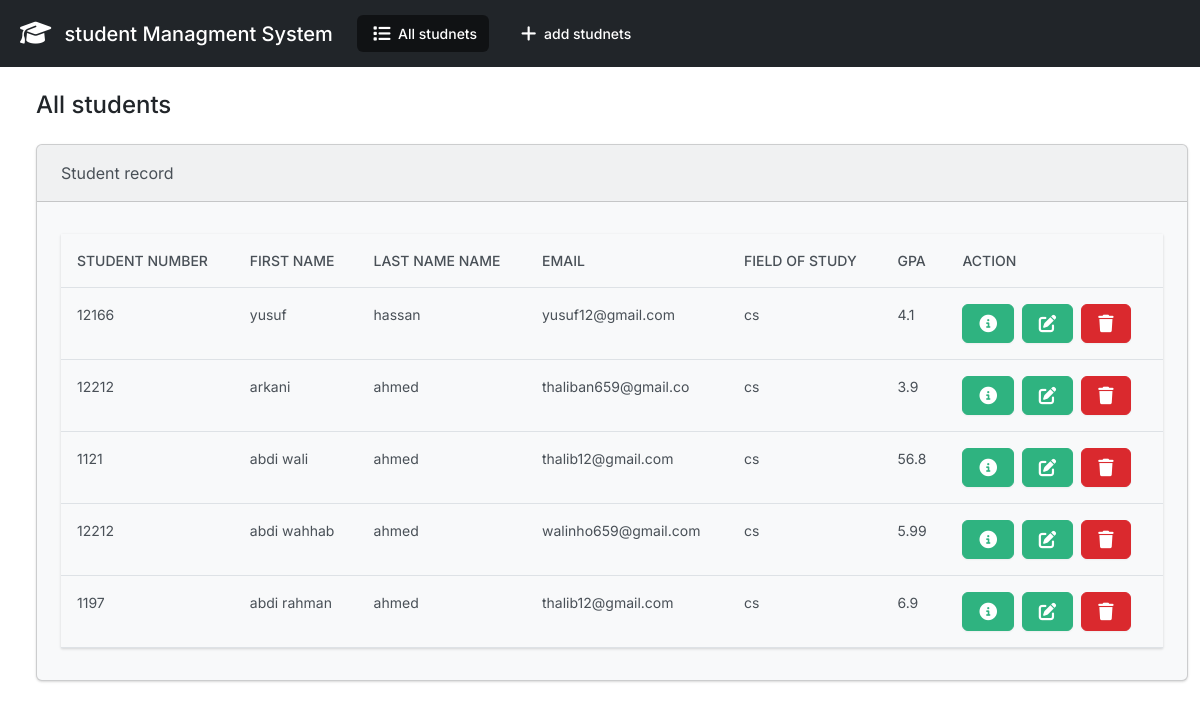
The page / on the database its author committed.
### stud/models.py (models this page shows, shortened)
class Students(models.Model):
    studentNumber = models.CharField(max_length=100)
    first_name = models.CharField(max_length=100)
    last_name = models.CharField(max_length=100)
    email = models.EmailField(max_length=100)
    field_of_study = models.CharField(max_length=100)
    gpa = models.FloatField()

### stud/views.py (the view)
# urls.py: path('' , views.index , name='index'),
def index(request):
    students = Students.objects.all()
    return render(request, 'students/index.html' , {'students': students})

### stud/templates/students/index.html (shortened to what this page needs)
{% extends 'students/base.html' %}
{% block body %}
<h4 class="m-4">All students</h4>
      <div class="row">
       <div class="col-12">
        {% if students  %}
          <div class="card bg-light ms-4 ma-3 mb-3">
            <div class="card-header">Student record</div>
            <div class="card-body">
              <p class="card-text">
                 <div class="table-response">
                  <table class="table table-hover">
                    <thead>
                      <tr>
                        <th scope="col">student number </th>
                        <th scope="col">first name</th>
                        <th scope="col">last name name</th>
                        <th scope="col">email</th>
                        <th scope="col">field of study</th>
                        <th scope="col">Gpa</th>
                        <th scope="col">action</th>
                      </tr>
                    </thead>
                    <tbody>
                      {% for student in students %}
                      <tr>
                        <td>{{student.studentNumber}}</td>
                        <td>{{student.first_name}}</td>
                        <td>{{student.last_name}}</td>
                        <td>{{student.email}}</td>
                        <td>{{student.field_of_study}}</td>
                        <td>{{student.gpa}}</td>
                        <td>
                          <button type="button" class="btn btn-success me-1" href="{% url 'view_stud' student.id %}"
                            data-bs-toggle="modal" data-bs-target="#myModel{{student.id}}">
                          </button>
                        <a  class="btn btn-success me-1" href="{% url 'edit' student.id %}">
                          </a>
                          <button type="button" class="btn btn-danger me-1" href="{% url 'delete' student.id %}"
                            data-bs-toggle="modal" data-bs-target="#delete{{student.id}}">
                          </button>
                        </td>
                      </tr>
                      {% endfor %}
                    </tbody>
                  </table>
                 </div>
              </p>
            </div>
          </div>
        {% else %}
        <h4 class="alert alert-primary-ms-4 ma-4">no studnets record</h4>
        {% endif %}
        </div>
      </div>
{% endblock body %}

### stud/templates/students/base.html (shortened to what this page needs)
{% load static %}
<!DOCTYPE html>
<html lang="en">
  <head>
    <link
      rel="stylesheet"
      href="https://cdnjs.cloudflare.com/ajax/libs/font-awesome/6.2.1/css/all.min.css"
    />
    <link
      href="https://cdn.jsdelivr.net/npm/bootstrap@5.3.0-alpha1/dist/css/bootstrap.min.css"
      rel="stylesheet"
    />
    <link href="{% static 'css/bootstrap.min.css'%}" rel="stylesheet" />
  </head>
  <body class="d-flex flex-column min-vh-100">
    <nav class="navbar navbar-expand-lg navbar-dark bg-dark mr-4">
      <div class="container-fluid">
        <a class="navbar-brand" href="{% url 'index' %}">
          <i class="fa-solid fa-graduation-cap m-2 fa-lg"></i>
          student Managment System
        </a>
        <div class="collapse navbar-collapse" id="navbarColor02">
          <ul class="navbar-nav me-auto">
            <li class="nav-item">
              <a class="nav-link active" href="{% url 'index' %}">
                All studnets
              </a>
            </li>
            <li class="nav-item">
              <a class="nav-link" href="{% url 'add' %}">
                add studnets</a>
            </li>
          </ul>
        </div>
      </div>
    </nav>
    <div class="container-fluid">
     {% block body %}
     {% endblock body %}
    </div>
  </body>
</html>

### rows shown on the page
Students: studentNumber "12166", first_name "yusuf", last_name "hassan", email "yusuf12@gmail.com", field_of_study "cs", gpa "4.1"
Students: studentNumber "12212", first_name "arkani", last_name "ahmed", email "thaliban659@gmail.co", field_of_study "cs", gpa "3.9"
Students: studentNumber "1121", first_name "abdi wali", last_name "ahmed", email "thalib12@gmail.com", field_of_study "cs", gpa "56.8"
Students: studentNumber "12212", first_name "abdi wahhab", last_name "ahmed", email "walinho659@gmail.com", field_of_study "cs", gpa "5.99"
Students: studentNumber "1197", first_name "abdi rahman", last_name "ahmed", email "thalib12@gmail.com", field_of_study "cs", gpa "6.9"
